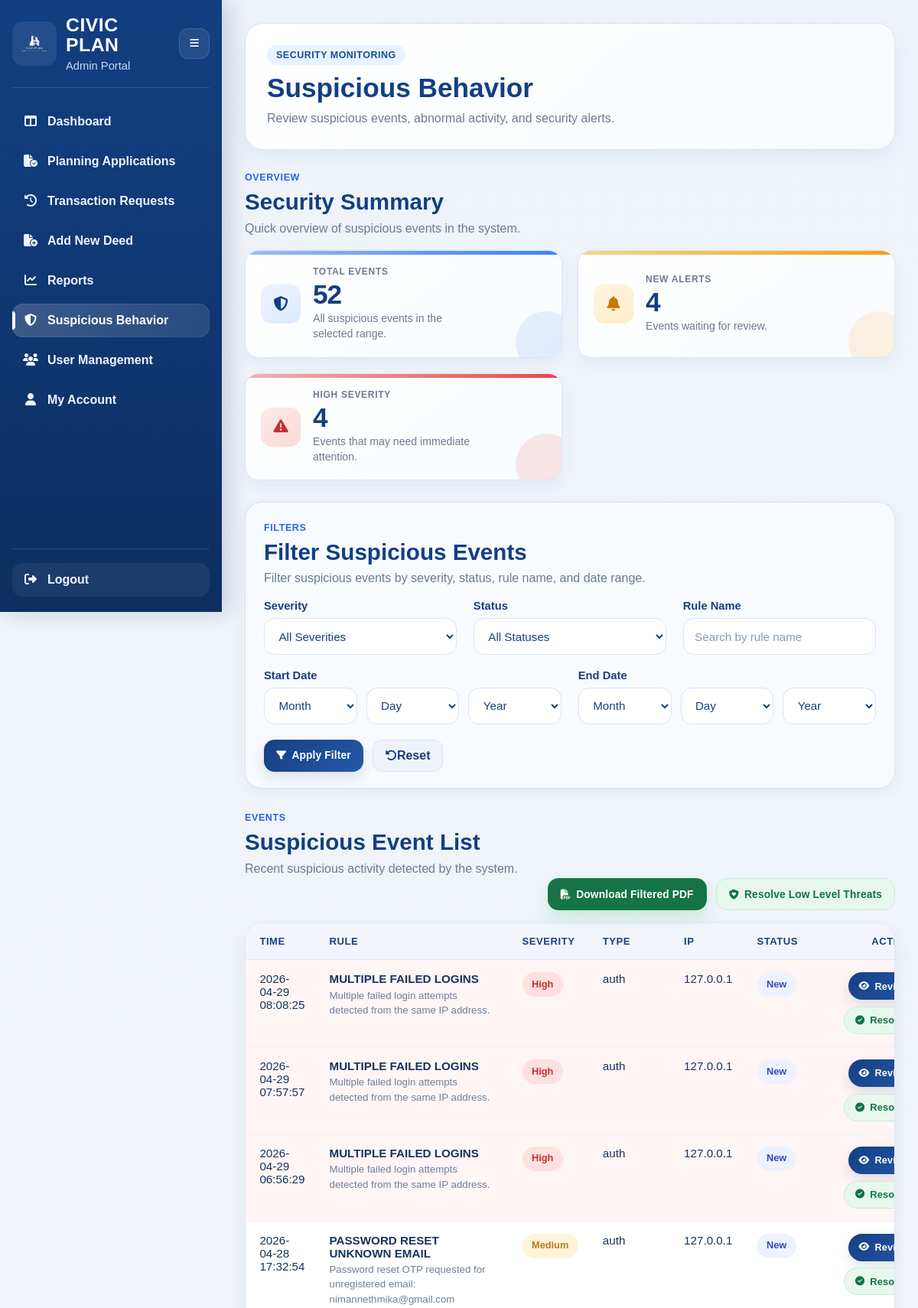
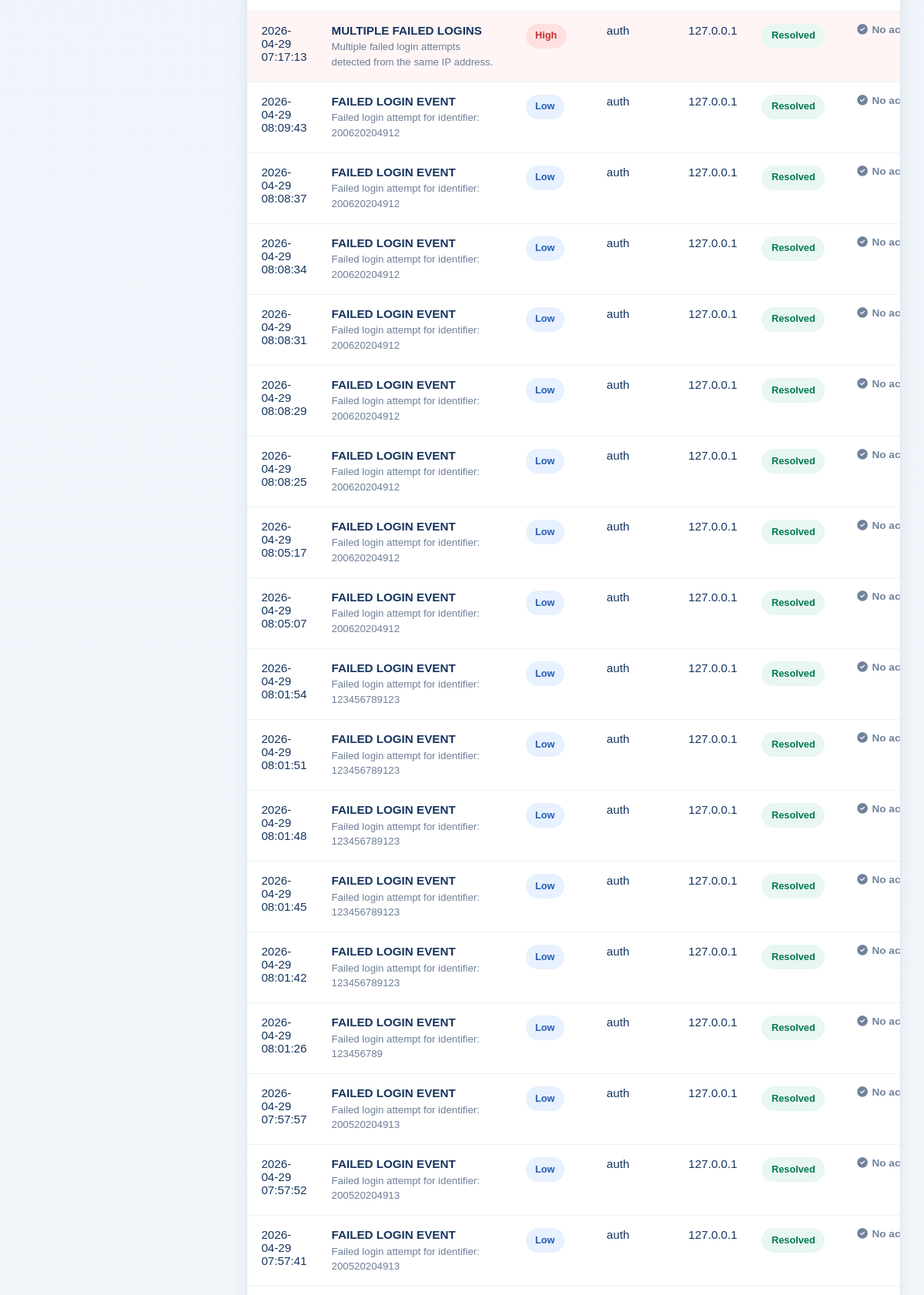
Page /admin/suspicious-behavior (signed in, upper part) on the committed database (2 pictures, top to bottom).
### tables this page shows
CREATE TABLE suspicious_events (
        event_id INTEGER PRIMARY KEY AUTOINCREMENT,
        user_id INTEGER,
        rule_name TEXT NOT NULL,
        severity TEXT NOT NULL DEFAULT 'low',
        event_type TEXT,
        route TEXT,
        ip_address TEXT,
        user_agent TEXT,
        event_count INTEGER DEFAULT 1,
        time_window_minutes INTEGER,
        status TEXT NOT NULL DEFAULT 'new',
        description TEXT,
        created_at TEXT DEFAULT CURRENT_TIMESTAMP,
        reviewed_at TEXT,
        reviewed_by INTEGER,
        FOREIGN KEY (user_id) REFERENCES users(user_id),
        FOREIGN KEY (reviewed_by) REFERENCES users(user_id)
    );

### routes/admin_security_routes.py (the view)
@admin_bp.route("/admin/suspicious-behavior")
def admin_suspicious_behavior():
    admin_user, redirect_response = admin_required()
    if redirect_response:
        return redirect_response
    severity = request.args.get("severity", "").strip()
    status = request.args.get("status", "").strip()
    rule_name = request.args.get("rule_name", "").strip()
    start_date = normalize_date_input(request.args.get("start_date", "").strip())
    end_date = normalize_date_input(request.args.get("end_date", "").strip())
    conn = get_connection()
    cursor = conn.cursor()
    overview = get_security_overview(cursor, start_date, end_date)
    events = get_suspicious_events(
        cursor,
        severity,
        status,
        rule_name,
        start_date,
        end_date,
    )
    top_rules = get_top_security_rules(cursor, start_date, end_date)
    conn.close()
    return render_template(
        "admin_suspicious_behavior.html",
        user=admin_user,
        overview=overview,
        events=events,
        top_rules=top_rules,
        severity=severity,
        status=status,
        rule_name=rule_name,
        start_date=start_date,
        end_date=end_date,
        active_page="suspicious_behavior",
    )

### templates/admin_suspicious_behavior.html (shortened to what this page needs)
<!DOCTYPE html>
<html lang="en">
<head>
    <link rel="stylesheet" href="{{ url_for('static', filename='admin_sidebar.css') }}" />
    <link rel="stylesheet" href="{{ url_for('static', filename='admin_dashboard.css') }}" />
    <link rel="stylesheet" href="{{ url_for('static', filename='admin_suspicious_behavior.css') }}">
    <link rel="stylesheet" href="https://cdnjs.cloudflare.com/ajax/libs/font-awesome/6.5.0/css/all.min.css" />
</head>
<body>
    <div class="dashboard-shell">
        {% include 'partials/admin_sidebar.html' %}
        <main class="main-content">
            <header class="topbar">
                <div class="topbar-copy">
                    <span class="page-label">Security Monitoring</span>
                    <h1>Suspicious Behavior</h1>
                    <p>Review suspicious events, abnormal activity, and security alerts.</p>
                </div>
            </header>
            <section class="stats-section">
                <div class="section-head">
                    <div>
                        <span class="section-kicker">Overview</span>
                        <h2>Security Summary</h2>
                        <p>Quick overview of suspicious events in the system.</p>
                    </div>
                </div>
                <div class="stats-grid application-stats-grid">
                    <div class="stat-card app-stat-card total">
                        <div class="stat-top-line"></div>
                        <div class="stat-icon">
                            <i class="fa-solid fa-shield-halved"></i>
                        </div>
                        <div class="stat-content">
                            <span class="stat-label">Total Events</span>
                            <h3>{{ overview.total_events }}</h3>
                            <p>All suspicious events in the selected range.</p>
                        </div>
                    </div>
                    <div class="stat-card app-stat-card pending">
                        <div class="stat-top-line"></div>
                        <div class="stat-icon">
                            <i class="fa-solid fa-bell"></i>
                        </div>
                        <div class="stat-content">
                            <span class="stat-label">New Alerts</span>
                            <h3>{{ overview.new_events }}</h3>
                            <p>Events waiting for review.</p>
                        </div>
                    </div>
                    <div class="stat-card app-stat-card rejected">
                        <div class="stat-top-line"></div>
                        <div class="stat-icon">
                            <i class="fa-solid fa-triangle-exclamation"></i>
                        </div>
                        <div class="stat-content">
                            <span class="stat-label">High Severity</span>
                            <h3>{{ overview.high_events }}</h3>
                            <p>Events that may need immediate attention.</p>
                        </div>
                    </div>
                </div>
            </section>
            <section class="stats-section">
                <div class="security-filter-panel">
                    <div class="section-head">
                        <div>
                            <span class="section-kicker">Filters</span>
                            <h2>Filter Suspicious Events</h2>
                            <p>Filter suspicious events by severity, status, rule name, and date range.</p>
                        </div>
                    </div>
                    <form method="GET" action="{{ url_for('admin.admin_suspicious_behavior') }}" class="security-filter-form">
                        <div class="filter-grid">
                            <div class="filter-field">
                                <label for="severity">Severity</label>
                                <select id="severity" name="severity">
                                    <option value="">All Severities</option>
                                </select>
                            </div>
                            <div class="filter-field">
                                <label for="status">Status</label>
                                <select id="status" name="status">
                                    <option value="">All Statuses</option>
                                </select>
                            </div>
                            <div class="filter-field">
                                <label for="rule_name">Rule Name</label>
                                <input
                                    type="text"
                                    id="rule_name"
                                    name="rule_name"
                                    value="{{ rule_name }}"
                                    placeholder="Search by rule name">
                            </div>
                            <div class="filter-field date-field">
                                <label>Start Date</label>
                                <div class="date-select-row">
                                    <select id="start_month">
                                        <option value="">Month</option>
                                    </select>
                                    <select id="start_day">
                                        <option value="">Day</option>
                                    </select>
                                    <select id="start_year">
                                        <option value="">Year</option>
                                    </select>
                                </div>
                            </div>
                            <div class="filter-field date-field">
                                <label>End Date</label>
                                <div class="date-select-row">
                                    <select id="end_month">
                                        <option value="">Month</option>
                                    </select>
                                    <select id="end_day">
                                        <option value="">Day</option>
                                    </select>
                                    <select id="end_year">
                                        <option value="">Year</option>
                                    </select>
                                </div>
                            </div>
                        </div>
                        <div class="filter-actions">
                            <button type="submit" class="btn-action btn-review">
                                <i class="fa-solid fa-filter"></i>
                                Apply Filter
                            </button>
                            <a href="{{ url_for('admin.admin_suspicious_behavior') }}" class="btn-reset-link">
                                <i class="fa-solid fa-rotate-left"></i>
                                Reset
                            </a>
                        </div>
                    </form>
                </div>
            </section>
            <section class="stats-section">
                <div class="section-head events-section-head">
                    <div>
                        <span class="section-kicker">Events</span>
                        <h2>Suspicious Event List</h2>
                        <p>Recent suspicious activity detected by the system.</p>
                    </div>
                    <div class="event-header-actions">
                        <form
                            id="securityDownloadForm"
                            method="POST"
                            action="{{ url_for('admin.download_suspicious_events_pdf') }}"
                            data-download-form
                        >
                            <button type="submit" class="btn-action btn-download">
                                <i class="fa-solid fa-file-pdf"></i>
                                Download Filtered PDF
                            </button>
                        </form>
                        <form
                            method="POST"
                            action="{{ url_for('admin.resolve_low_severity_events') }}"
                            data-confirm-form
                            data-confirm-title="Resolve Low Severity Events"
                            data-confirm-message="Are you sure you want to resolve all low severity events?"
                            data-confirm-detail="This action will update all matching low severity events as resolved."
                            data-confirm-button="Resolve All"
                            data-confirm-icon="fa-shield-halved"
                        >
                            <button type="submit" class="btn-action btn-resolve">
                                <i class="fa-solid fa-shield-heart"></i>
                                Resolve Low Level Threats
                            </button>
                        </form>
                    </div>
                </div>
                <div class="table-wrap">
                    <table class="security-table">
                        <thead>
                            <tr>
                                <th>Time</th>
                                <th>Rule</th>
                                <th>Severity</th>
                                <th>Type</th>
                                <th>IP</th>
                                <th>Status</th>
                                <th>Actions</th>
                            </tr>
                        </thead>
                        <tbody>
                            {% for event in events %}
                            <tr class="{% if event['severity'] | lower == 'high' %}high-row{% endif %}">
                                <td>{{ event['created_at'] or '-' }}</td>
                                <td>
                                    <div class="rule-cell">
                                        <strong>{{ event['rule_name'] | replace('_', ' ') }}</strong>
                                        {% if 'description' in event.keys() and event['description'] %}
                                        <small>{{ event['description'] }}</small>
                                        {% endif %}
                                    </div>
                                </td>
                                <td>
                                    <span class="severity-badge severity-{{ event['severity'] | lower }}">
                                        {{ event['severity'] }}
                                    </span>
                                </td>
                                <td>{{ event['event_type'] or '-' }}</td>
                                <td>{{ event['ip_address'] or '-' }}</td>
                                <td>
                                    <span class="status-pill status-{{ event['status'] | lower }}">
                                        {{ event['status'] }}
                                    </span>
                                </td>
                                <td>
                                    <div class="security-actions">
                                        {% if event['status'] | lower != 'resolved' %}
                                        <form method="POST" action="{{ url_for('admin.mark_suspicious_event_reviewed', event_id=event['event_id']) }}">
                                            <button type="submit" class="btn-action btn-review btn-small">
                                                <i class="fa-solid fa-eye"></i>
                                                Review
                                            </button>
                                        </form>
                                        {% endif %}
                                        {% if event['status'] | lower != 'resolved' %}
                                        <form
                                            method="POST"
                                            action="{{ url_for('admin.mark_suspicious_event_resolved', event_id=event['event_id']) }}"
                                            data-confirm-form
                                            data-confirm-title="Resolve Suspicious Event"
                                            data-confirm-message="Are you sure you want to mark this suspicious event as resolved?"
                                            data-confirm-detail="This event will be moved to the resolved status."
                                            data-confirm-button="Resolve Event"
                                            data-confirm-icon="fa-circle-check"
                                        >
                                            <button type="submit" class="btn-action btn-resolve btn-small">
                                                <i class="fa-solid fa-circle-check"></i>
                                                Resolve
                                            </button>
                                        </form>
                                        {% else %}
                                        <span class="resolved-text">
                                            <i class="fa-solid fa-check-circle"></i>
                                            No actions
                                        </span>
                                        {% endif %}
                                    </div>
                                </td>
                            </tr>
                            {% else %}
                            <tr>
                                <td colspan="7" class="empty-cell">No suspicious events found.</td>
                            </tr>
                            {% endfor %}
                        </tbody>
                    </table>
                </div>
            </section>
        </main>
    </div>
</body>
</html>

### rows in the picture
suspicious_events: created_at "2026-04-29 08:08:25", rule_name "MULTIPLE FAILED LOGINS", description "Multiple failed login attempts detected from the same IP address.", severity "High", event_type "auth", ip_address "127.0.0.1", status "New"
suspicious_events: created_at "2026-04-29 07:57:57", rule_name "MULTIPLE FAILED LOGINS", description "Multiple failed login attempts detected from the same IP address.", severity "High", event_type "auth", ip_address "127.0.0.1", status "New"
suspicious_events: created_at "2026-04-29 06:56:29", rule_name "MULTIPLE FAILED LOGINS", description "Multiple failed login attempts detected from the same IP address.", severity "High", event_type "auth", ip_address "127.0.0.1", status "New"
suspicious_events: created_at "2026-04-28 17:32:54", rule_name "PASSWORD RESET UNKNOWN EMAIL", description "Password reset OTP requested for unregistered email: nimannethmika@gmail.com", severity "Medium", event_type "auth", ip_address "127.0.0.1", status "New"
suspicious_events: created_at "2026-04-29 07:17:13", rule_name "MULTIPLE FAILED LOGINS", description "Multiple failed login attempts detected from the same IP address.", severity "High", event_type "auth", ip_address "127.0.0.1", status "Resolved", shows "No…"
suspicious_events: created_at "2026-04-29 08:09:43", rule_name "FAILED LOGIN EVENT", description "Failed login attempt for identifier: 200620204912", severity "Low", event_type "auth", ip_address "127.0.0.1", status "Resolved", shows "No…"
suspicious_events: created_at "2026-04-29 08:08:37", rule_name "FAILED LOGIN EVENT", description "Failed login attempt for identifier: 200620204912", severity "Low", event_type "auth", ip_address "127.0.0.1", status "Resolved", shows "No…"
suspicious_events: created_at "2026-04-29 08:08:34", rule_name "FAILED LOGIN EVENT", description "Failed login attempt for identifier: 200620204912", severity "Low", event_type "auth", ip_address "127.0.0.1", status "Resolved", shows "No…"
suspicious_events: created_at "2026-04-29 08:08:31", rule_name "FAILED LOGIN EVENT", description "Failed login attempt for identifier: 200620204912", severity "Low", event_type "auth", ip_address "127.0.0.1", status "Resolved", shows "No…"
suspicious_events: created_at "2026-04-29 08:08:29", rule_name "FAILED LOGIN EVENT", description "Failed login attempt for identifier: 200620204912", severity "Low", event_type "auth", ip_address "127.0.0.1", status "Resolved", shows "No…"
suspicious_events: created_at "2026-04-29 08:08:25", rule_name "FAILED LOGIN EVENT", description "Failed login attempt for identifier: 200620204912", severity "Low", event_type "auth", ip_address "127.0.0.1", status "Resolved", shows "No…"
suspicious_events: created_at "2026-04-29 08:05:17", rule_name "FAILED LOGIN EVENT", description "Failed login attempt for identifier: 200620204912", severity "Low", event_type "auth", ip_address "127.0.0.1", status "Resolved", shows "No…"
suspicious_events: created_at "2026-04-29 08:05:07", rule_name "FAILED LOGIN EVENT", description "Failed login attempt for identifier: 200620204912", severity "Low", event_type "auth", ip_address "127.0.0.1", status "Resolved", shows "No…"
suspicious_events: created_at "2026-04-29 08:01:54", rule_name "FAILED LOGIN EVENT", description "Failed login attempt for identifier: 123456789123", severity "Low", event_type "auth", ip_address "127.0.0.1", status "Resolved", shows "No…"
suspicious_events: created_at "2026-04-29 08:01:51", rule_name "FAILED LOGIN EVENT", description "Failed login attempt for identifier: 123456789123", severity "Low", event_type "auth", ip_address "127.0.0.1", status "Resolved", shows "No…"
suspicious_events: created_at "2026-04-29 08:01:48", rule_name "FAILED LOGIN EVENT", description "Failed login attempt for identifier: 123456789123", severity "Low", event_type "auth", ip_address "127.0.0.1", status "Resolved", shows "No…"
suspicious_events: created_at "2026-04-29 08:01:45", rule_name "FAILED LOGIN EVENT", description "Failed login attempt for identifier: 123456789123", severity "Low", event_type "auth", ip_address "127.0.0.1", status "Resolved", shows "No…"
suspicious_events: created_at "2026-04-29 08:01:42", rule_name "FAILED LOGIN EVENT", description "Failed login attempt for identifier: 123456789123", severity "Low", event_type "auth", ip_address "127.0.0.1", status "Resolved", shows "No…"
suspicious_events: created_at "2026-04-29 08:01:26", rule_name "FAILED LOGIN EVENT", description "Failed login attempt for identifier: 123456789", severity "Low", event_type "auth", ip_address "127.0.0.1", status "Resolved", shows "No…"
suspicious_events: created_at "2026-04-29 07:57:57", rule_name "FAILED LOGIN EVENT", description "Failed login attempt for identifier: 200520204913", severity "Low", event_type "auth", ip_address "127.0.0.1", status "Resolved", shows "No…"
suspicious_events: created_at "2026-04-29 07:57:52", rule_name "FAILED LOGIN EVENT", description "Failed login attempt for identifier: 200520204913", severity "Low", event_type "auth", ip_address "127.0.0.1", status "Resolved", shows "No…"
suspicious_events: created_at "2026-04-29 07:57:41", rule_name "FAILED LOGIN EVENT", description "Failed login attempt for identifier: 200520204913", severity "Low", event_type "auth", ip_address "127.0.0.1", status "Resolved", shows "No…"

### other values in the picture
{{ overview.total_events }} "52"
{{ overview.new_events }} "4"
{{ overview.high_events }} "4"
